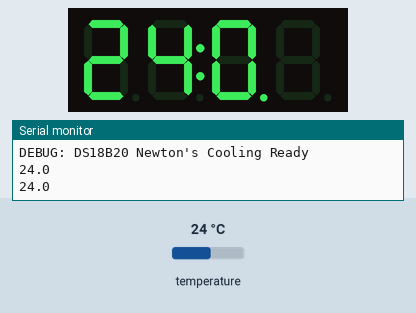
This sketch was run on a simulated Arduino Uno, built with avr-gcc and run on an emulated ATmega328P. On the bench: 4-digit seven-segment display, the last lines printed to the serial monitor. The test bench sets the inputs (shaded band); at power-on: temperature 24 °C.

Above: at 2.2 s.
2.3 s: temperature set to 12 °C
At 3.1 s:
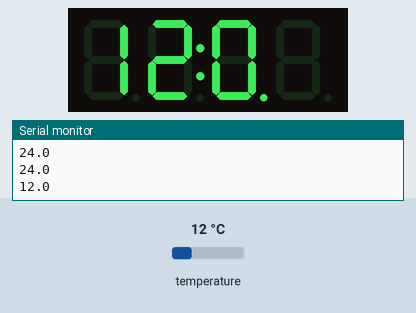
4.2 s: temperature set to 19 °C
At 6.1 s:
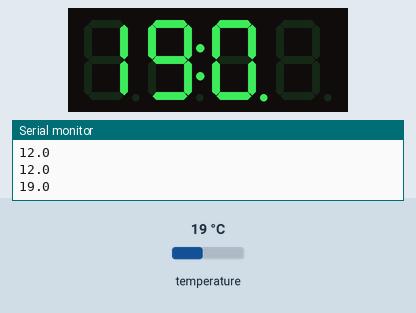
6.6 s: temperature set to 28 °C
At 9.1 s:
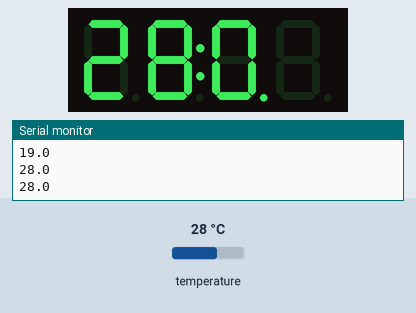
Timing chart, 0 to 10.6 s (numbered marks = the images above; inputs shaded):
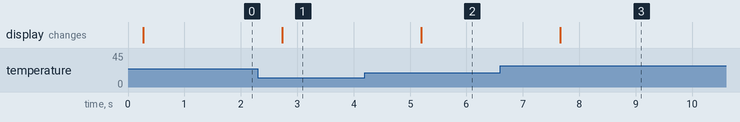

Measured:
- after the input at 2.3 s, the display: changes after 0.43 s (image 1)
- after the input at 4.2 s, the display: changes after 1.0 s (image 2)
- after the input at 6.6 s, the display: changes after 1.1 s (image 3)

The sketch:

DS18_2.ino
```cpp
#include <OneWire.h>
#include <DallasTemperature.h>
#include <TM1637Display.h>

#define ONE_WIRE_BUS 2
#define CLK 6
#define DIO 7

OneWire oneWire(ONE_WIRE_BUS);
DallasTemperature sensors(&oneWire);
TM1637Display display(CLK, DIO);

void setup() {
  Serial.begin(9600);
  display.setBrightness(5);
  display.clear();

  sensors.begin();
  sensors.setResolution(10); // 10-bit = 0.25 C precision, ~187 ms conversion

  Serial.println("DEBUG: DS18B20 Newton's Cooling Ready");
}

void loop() {
  sensors.requestTemperatures();
  float tempC = sensors.getTempCByIndex(0);

  if (tempC == DEVICE_DISCONNECTED_C) {
    // Prefix with DEBUG so index.php prints it to the terminal instead of plotting
    Serial.println("DEBUG: DS18B20 disconnected");
    uint8_t err[] = { SEG_G, SEG_G, SEG_G, SEG_G };
    display.setSegments(err);
  } else {
    // Output ONLY the number so index.php parses it with parseFloat() and plots it
    Serial.println(tempC, 1);

    int tempInt = round(tempC * 10);

    // Clear the 4th digit without full-screen flicker
    uint8_t blank[] = { 0x00 };
    display.setSegments(blank, 1, 3);

    if (tempInt >= 100) {
      // 10.0 C to 99.9 C -> displays in first 3 digits (e.g., "31.2 ")
      display.showNumberDecEx(tempInt, 0b01100000, false, 3, 0);
    } else if (tempInt >= 0) {
      // 0.0 C to 9.9 C -> displays in digits 2 & 3 with leading zero (e.g., " 5.4 ")
      display.showNumberDecEx(tempInt, 0b01100000, true, 2, 1);
    }
  }

  delay(1000); // 1 reading per second for clean cooling curve logging
}
```
